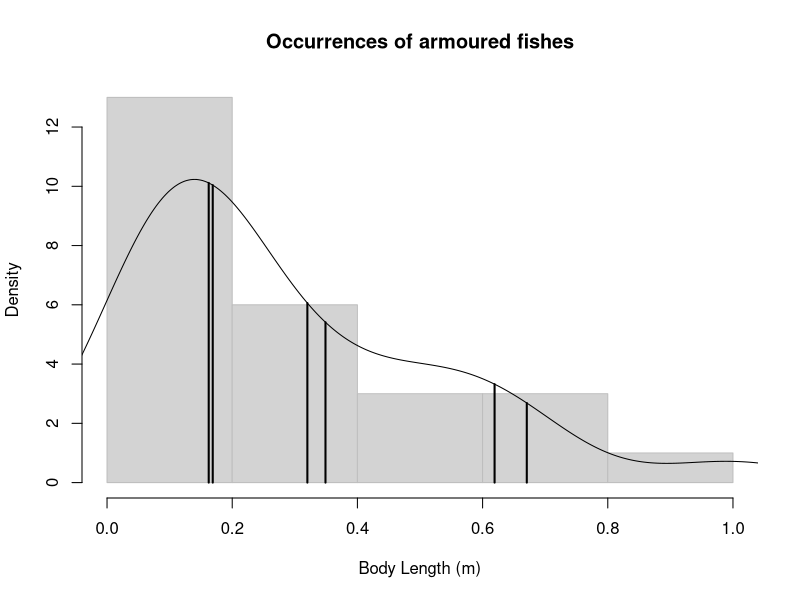
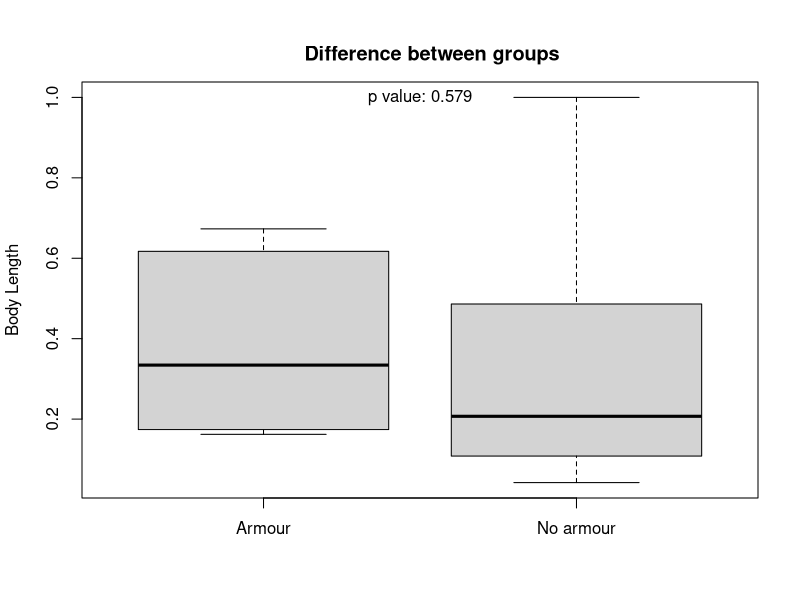
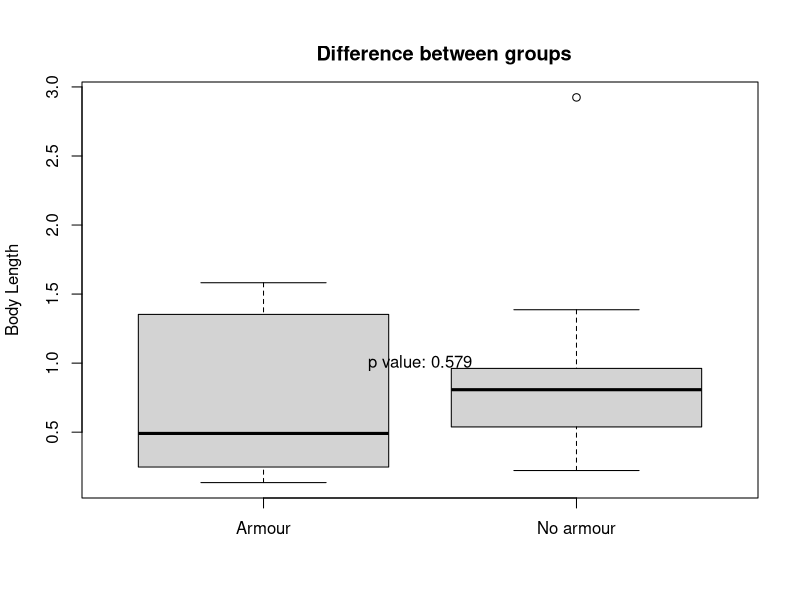

Write R code to recreate these figures, in order.
## Loading the data
one_site <- read.csv("../Data/GreenBassin.csv")

## Running the dummy analysis (using body length instead of body mass for now)


## Get the max predator (here I'm just assuming it's the biggest guy)
predator <- max(one_site[,5])

## Correct for the predator's size
Body_length <- one_site[,5]/predator

## Get the spiny-ness (if the score is > 0, it means at least one part of the body has armour)
get.armour <- function(species, data) {
    ## Get the "armourness" of the body parts
    head <- ifelse(data[species, 8] == 1, sum(data[species, 9:10]), NA)
    body <- ifelse(data[species, 12] == 1, sum(data[species, 13:14]), NA)
    tail <- ifelse(data[species, 16] == 1, sum(data[species, 17:18]), NA)
    ## Get the average "armourness score"
    return(mean(c(head, body, tail), na.rm = TRUE))
}
armours <- unlist(lapply(as.list(seq(1:ncol(one_site))), get.armour, data = one_site))

## Make it binary
armours <- ifelse(armours != 0, 1, 0)

# ## Density plot
# library(hdrcde)
# hdr.den(Body_length, xlab = "Body Length (m)", ylab = "Density", main = "Occurrences of armoured fishes")
# hist(Body_length[which(armours == 1)], col = "orange", breaks = 50, add = TRUE)


## Calculating the histogram
hist_BL <- hist(Body_length, plot = FALSE)
## Calculating the
density_BL <- density(Body_length)
## Scaling the density to match with the histogram
density_BL$y <- density_BL$y * hist_BL$counts[1] / hist_BL$density[1]

## Plotting the histogram and the density curve
plot(hist_BL, xlab = "Body Length (m)", ylab = "Density", main = "Occurrences of armoured fishes", border = "grey") ; lines(density_BL)

## Function for narrowing down the value of BL under the curve
narrow.down.x <- function(x, density) {
    ## Start from rounding = 0
    rounding <- 0
    ## Check if any matching with lower rounding
    while(length(which(round(x, digit = rounding) == round(density, digit = rounding))) != 0) {
        rounding <- rounding + 1
    }
    ## Return the before last rounding
    narrow <- which(round(x, digit = rounding-1) == round(density, digit = rounding-1))
    return(narrow[ceiling(length(narrow)/2)])
}

## Adding the lines under the curve
for(one_BL in 1:length(Body_length[which(armours == 1)])) {
    x_value <- narrow.down.x(Body_length[which(armours == 1)][one_BL], density_BL$x)
    segments(x0 = density_BL$x[x_value], y0 = 0, y1 = density_BL$y[x_value], lwd = 2)
}


## Testing the differences
testing <- t.test(Body_length[which(armours == 1)], Body_length[which(armours == 0)])

boxplot(Body_length[which(armours == 1)], Body_length[which(armours == 0)], ylab = "Body Length", xaxt = "n", main = "
    Difference between groups")
text(1.5, 1, paste("p value:", round(testing$p.value, digit = 3)))
axis(1, at = 1:2, labels = c("Armour", "No armour"))

####Kevin Extra analysis based on the distance a body mass is from the entire mean body mass
###as we expect spines to be intermediate than non-armoured species should show higher 
###distances from the overall mean body size.

##get the mean and standard deviation of the entire group
mean_bl <- mean(Body_length)
SD_bl <- sd(Body_length)

#get the distance from the mean in terms of SD units
z_dif_arm <- (((mean_bl - Body_length[which(armours == 1)])/SD_bl)^2)^0.5
z_dif_noarm <-  (((mean_bl - Body_length[which(armours == 0)])/SD_bl)^2)^0.5

Ztesting <- t.test(z_dif_arm, z_dif_noarm)

#plots
boxplot(z_dif_arm, z_dif_noarm, ylab = "Body Length", xaxt = "n", main = "
        Difference between groups")
text(1.5, 1, paste("p value:", round(testing$p.value, digit = 3)))
axis(1, at = 1:2, labels = c("Armour", "No armour"))




